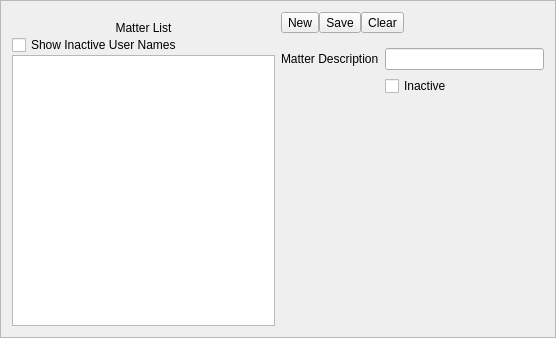
<?xml version="1.0" encoding="UTF-8"?>
<ui version="4.0">
 <class>ManageMatters</class>
 <widget class="QFrame" name="ManageMatters">
  <property name="windowModality">
   <enum>Qt::ApplicationModal</enum>
  </property>
  <property name="geometry">
   <rect>
    <x>0</x>
    <y>0</y>
    <width>556</width>
    <height>338</height>
   </rect>
  </property>
  <property name="windowTitle">
   <string>Manage Matter Types</string>
  </property>
  <property name="styleSheet">
   <string notr="true">QLabel{ font: 10pt &quot;Microsoft Tai Le&quot;;}


</string>
  </property>
  <property name="frameShape">
   <enum>QFrame::StyledPanel</enum>
  </property>
  <property name="frameShadow">
   <enum>QFrame::Raised</enum>
  </property>
  <layout class="QGridLayout" name="gridLayout">
   <property name="verticalSpacing">
    <number>15</number>
   </property>
   <item row="0" column="0" rowspan="2">
    <layout class="QVBoxLayout" name="verticalLayout">
     <property name="topMargin">
      <number>9</number>
     </property>
     <item>
      <widget class="QLabel" name="label">
       <property name="text">
        <string>Matter List</string>
       </property>
       <property name="alignment">
        <set>Qt::AlignCenter</set>
       </property>
      </widget>
     </item>
     <item>
      <widget class="QCheckBox" name="showInactive">
       <property name="text">
        <string>Show Inactive User Names</string>
       </property>
      </widget>
     </item>
     <item>
      <widget class="QListWidget" name="matterList"/>
     </item>
    </layout>
   </item>
   <item row="0" column="1">
    <layout class="QHBoxLayout" name="horizontalLayout">
     <item>
      <widget class="QToolButton" name="newMatter">
       <property name="text">
        <string>New</string>
       </property>
       <property name="icon">
        <iconset>
         <normaloff>Icons/plus.ico</normaloff>Icons/plus.ico</iconset>
       </property>
       <property name="toolButtonStyle">
        <enum>Qt::ToolButtonTextBesideIcon</enum>
       </property>
      </widget>
     </item>
     <item>
      <widget class="QToolButton" name="save">
       <property name="text">
        <string>Save</string>
       </property>
       <property name="icon">
        <iconset>
         <normaloff>Icons/save.ico</normaloff>Icons/save.ico</iconset>
       </property>
       <property name="toolButtonStyle">
        <enum>Qt::ToolButtonTextBesideIcon</enum>
       </property>
      </widget>
     </item>
     <item>
      <widget class="QToolButton" name="clear">
       <property name="text">
        <string>Clear</string>
       </property>
       <property name="icon">
        <iconset>
         <normaloff>Icons/clear.ico</normaloff>Icons/clear.ico</iconset>
       </property>
       <property name="toolButtonStyle">
        <enum>Qt::ToolButtonTextBesideIcon</enum>
       </property>
      </widget>
     </item>
     <item>
      <spacer name="horizontalSpacer">
       <property name="orientation">
        <enum>Qt::Horizontal</enum>
       </property>
       <property name="sizeHint" stdset="0">
        <size>
         <width>40</width>
         <height>20</height>
        </size>
       </property>
      </spacer>
     </item>
    </layout>
   </item>
   <item row="1" column="1">
    <layout class="QFormLayout" name="formLayout">
     <property name="horizontalSpacing">
      <number>6</number>
     </property>
     <property name="verticalSpacing">
      <number>6</number>
     </property>
     <item row="0" column="0">
      <widget class="QLabel" name="label_2">
       <property name="text">
        <string>Matter Description</string>
       </property>
      </widget>
     </item>
     <item row="0" column="1">
      <widget class="QLineEdit" name="matterDescr"/>
     </item>
     <item row="1" column="1">
      <widget class="QCheckBox" name="inactive">
       <property name="text">
        <string>Inactive</string>
       </property>
      </widget>
     </item>
    </layout>
   </item>
  </layout>
 </widget>
 <resources/>
 <connections/>
</ui>
